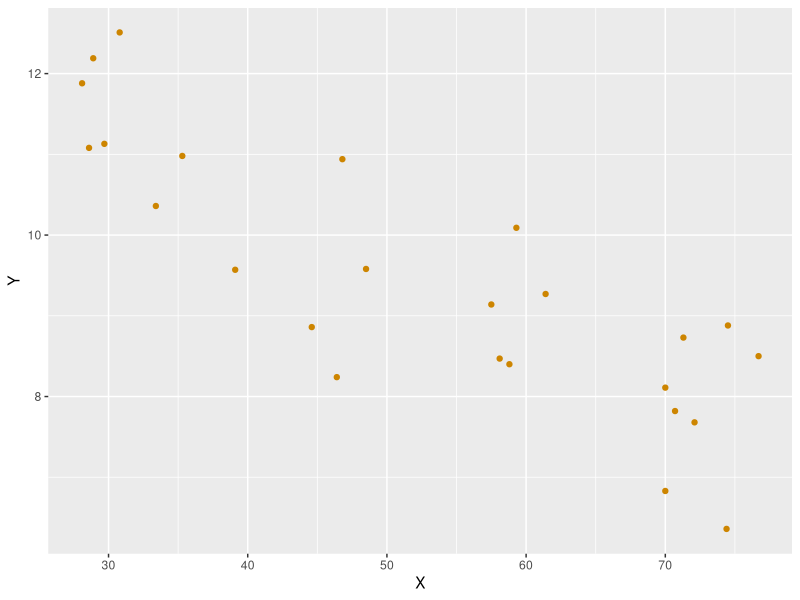
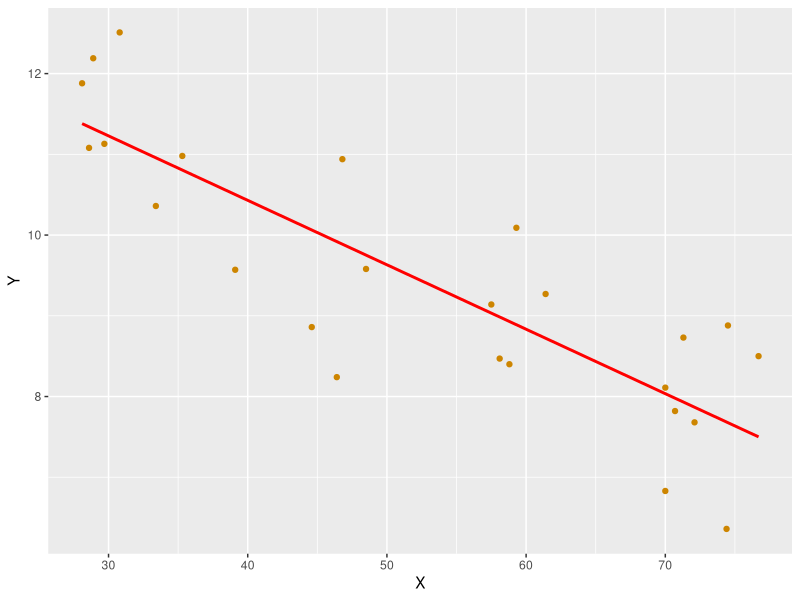
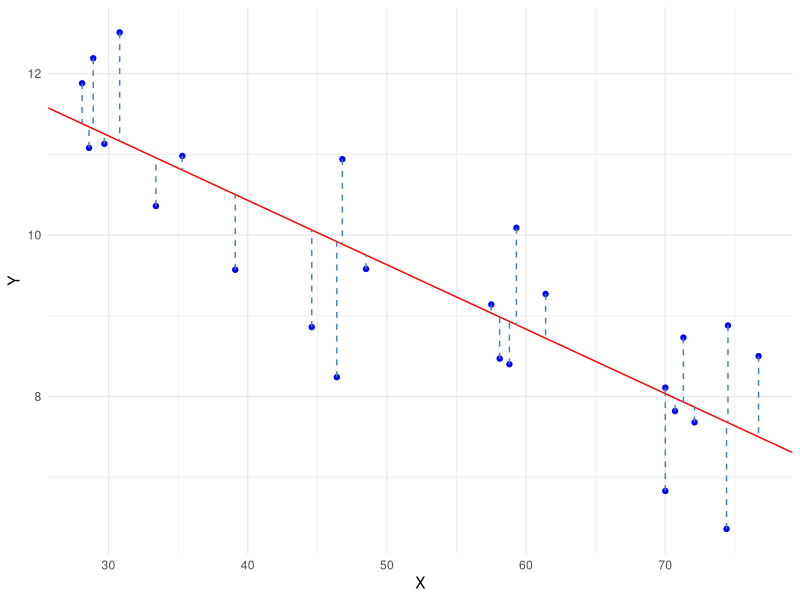
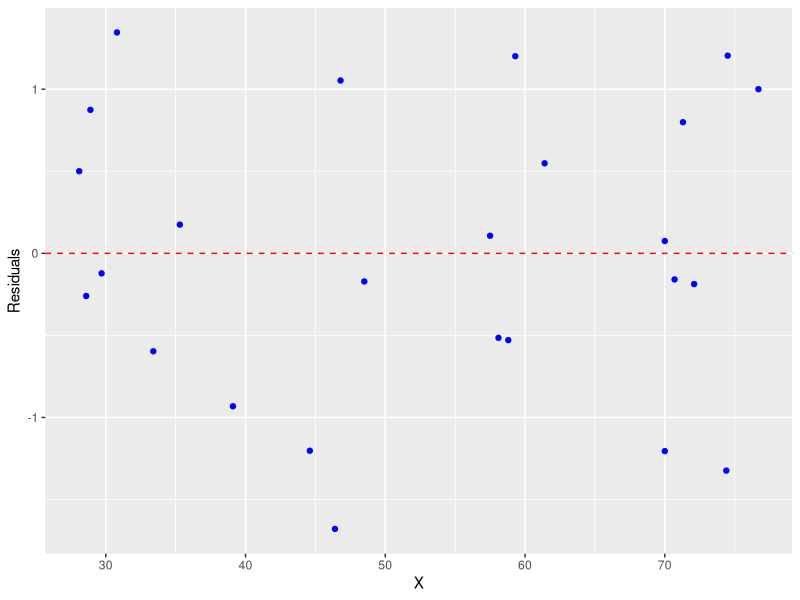

Source code (R) for these figures, in order:
## ---- chunk 1
#| message: false
# tidyverse tibble 
library(tidyverse)

df <- tribble(
  ~observation, ~Y,    ~X,
   1, 10.98, 35.3,
   2, 11.13, 29.7,
   3, 12.51, 30.8,
   4,  8.40, 58.8,
   5,  9.27, 61.4,
   6,  8.73, 71.3,
   7,  6.36, 74.4,
   8,  8.50, 76.7,
   9,  7.82, 70.7,
  10,  9.14, 57.5,
  11,  8.24, 46.4,
  12, 12.19, 28.9,
  13, 11.88, 28.1,
  14,  9.57, 39.1,
  15, 10.94, 46.8,
  16,  9.58, 48.5,
  17, 10.09, 59.3,
  18,  8.11, 70.0,
  19,  6.83, 70.0,
  20,  8.88, 74.5,
  21,  7.68, 72.1,
  22,  8.47, 58.1,
  23,  8.86, 44.6,
  24, 10.36, 33.4,
  25, 11.08, 28.6
)

df
## ---- chunk 2
#| label: fig-scatter-plot
#| fig-cap: X-Y 산점도(scatter plot)
ggplot(df, aes(x = X, y = Y)) + 
  geom_point(color="orange3") +
  labs(x = "X", y = "Y") 
## ---- chunk 3
cor(df$X, df$Y)
## ---- chunk 4
#| label: fig-scatter-plot2
#| fig-cap: X-Y 산점도(scatter plot)와 최적 회귀선
ggplot(df, aes(x = X, y = Y)) + 
  geom_point(color="orange3") +
  geom_smooth(method = "lm", color="red", se=FALSE) +
  labs(x = "X", y = "Y") 
## ---- chunk 5
#| label: code-least-square 
b1 <- sum((df$X - mean(df$X)) * (df$Y - mean(df$Y))) / 
  sum((df$X - mean(df$X))^2)
b0 <- mean(df$Y) - b1 * mean(df$X)

b1 # 기울기
b0 # 절편
## ---- chunk 6
#| label: code-residuals
df <- df %>%
  mutate(residuals = Y - (b0 + b1 * X))
df
## ---- chunk 7
#| label: code-sum-of-squares
df %>%
  summarise(sum_of_squares = sum(residuals^2))
## ---- chunk 8
#| label: fig-least-square-plot
#| fig-cap: 회귀선까지의 수직 거리를 제곱하여 합한 값이 최소가 되는 $\beta_0$와 $\beta_1$을 찾는 것이 최소제곱법의 핵심이다.
ggplot(df) + 
  geom_point(aes(x = X, y = Y), color="blue") +
  geom_abline(slope = b1, intercept = b0, color="red") +
  labs(x = "X", y = "Y") +
  geom_segment(aes(x = X, y = Y, xend = X, yend = (b0 + b1 * X)), 
               color="steelblue", linetype="dashed") +  
  theme_minimal()
## ---- chunk 9
#| label: fig-residuals-plot
#| fig-cap: 잔차(residuals) 시각화

ggplot(df) + 
  geom_point(aes(x = X, y = residuals), color="blue") +
  labs(x = "X", y = "Residuals") +
  geom_hline(yintercept = 0, linetype = "dashed", color = "red")
## ---- chunk 10
result <- lm(Y ~ X, data = df)
summary(result)
## ---- chunk 11
coef(result)
## ---- chunk 12
summary(result)
## ---- chunk 13
- 0.07983 / 0.01052
## ---- chunk 14
k = summary(aov(result))
k
## ---- chunk 15
1 - (18.2 / sum((df$Y - mean(df$Y))^2))
